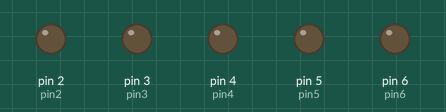
Bench run of a sketch on a simulated Arduino Uno, built with avr-gcc and run on an emulated ATmega328P. Parts: output pins drawn as LEDs (lit = HIGH).

Above: at 0.1 s.
At 4.1 s:
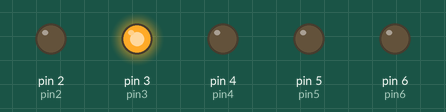
At 9.1 s:
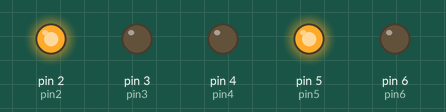
At 19.1 s:
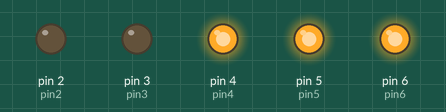
At 29.1 s:
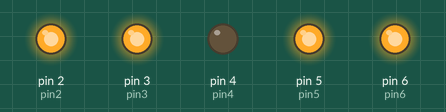
At 39.1 s:
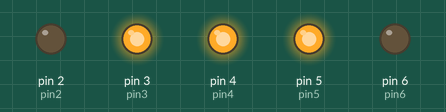
Timing chart, 0 to 40.0 s (numbered marks = the images above):
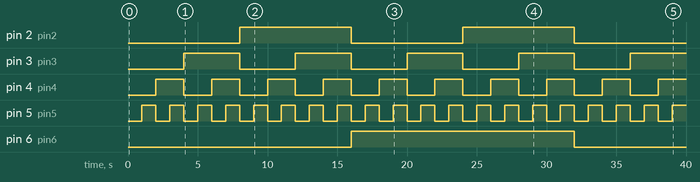

The sketch:

binary_counter_5bit.ino
```cpp
int pin2=2;
int pin3=3;
int pin4=4;
int pin5=5;
int pin6=6;
int pause=1000;

void setup() {
  // put your setup code here, to run once:
pinMode(pin2,OUTPUT);
pinMode(pin3,OUTPUT);
pinMode(pin4,OUTPUT);
pinMode(pin5,OUTPUT);
pinMode(pin6,OUTPUT);
}

void loop() {
  // put your main code here, to run repeatedly:

//00
digitalWrite(pin2,LOW);
digitalWrite(pin3,LOW);
digitalWrite(pin4,LOW);
digitalWrite(pin5,LOW);
digitalWrite(pin6,LOW);
delay(pause);

//01
digitalWrite(pin2,LOW);
digitalWrite(pin3,LOW);
digitalWrite(pin4,LOW);
digitalWrite(pin5,HIGH);
digitalWrite(pin6,LOW);
delay(pause);

//02
digitalWrite(pin2,LOW);
digitalWrite(pin3,LOW);
digitalWrite(pin4,HIGH);
digitalWrite(pin5,LOW);
digitalWrite(pin6,LOW);
delay(pause);

//03
digitalWrite(pin2,LOW);
digitalWrite(pin3,LOW);
digitalWrite(pin4,HIGH);
digitalWrite(pin5,HIGH);
digitalWrite(pin6,LOW);
delay(pause);

//04
digitalWrite(pin2,LOW);
digitalWrite(pin3,HIGH);
digitalWrite(pin4,LOW);
digitalWrite(pin5,LOW);
digitalWrite(pin6,LOW);
delay(pause);

//05
digitalWrite(pin2,LOW);
digitalWrite(pin3,HIGH);
digitalWrite(pin4,LOW);
digitalWrite(pin5,HIGH);
digitalWrite(pin6,LOW);
delay(pause);

//06
digitalWrite(pin2,LOW);
digitalWrite(pin3,HIGH);
digitalWrite(pin4,HIGH);
digitalWrite(pin5,LOW);
digitalWrite(pin6,LOW);
delay(pause);

//07
digitalWrite(pin2,LOW);
digitalWrite(pin3,HIGH);
digitalWrite(pin4,HIGH);
digitalWrite(pin5,HIGH);
digitalWrite(pin6,LOW);
delay(pause);

//08
digitalWrite(pin2,HIGH);
digitalWrite(pin3,LOW);
digitalWrite(pin4,LOW);
digitalWrite(pin5,LOW);
digitalWrite(pin6,LOW);
delay(pause);

//09
digitalWrite(pin2,HIGH);
digitalWrite(pin3,LOW);
digitalWrite(pin4,LOW);
digitalWrite(pin5,HIGH);
digitalWrite(pin6,LOW);
delay(pause);

//10
digitalWrite(pin2,HIGH);
digitalWrite(pin3,LOW);
digitalWrite(pin4,HIGH);
digitalWrite(pin5,LOW);
digitalWrite(pin6,LOW);
delay(pause);

//11
digitalWrite(pin2,HIGH);
digitalWrite(pin3,LOW);
digitalWrite(pin4,HIGH);
digitalWrite(pin5,HIGH);
digitalWrite(pin6,LOW);
delay(pause);

//12
digitalWrite(pin2,HIGH);
digitalWrite(pin3,HIGH);
digitalWrite(pin4,LOW);
digitalWrite(pin5,LOW);
digitalWrite(pin6,LOW);
delay(pause);

//13
digitalWrite(pin2,HIGH);
digitalWrite(pin3,HIGH);
digitalWrite(pin4,LOW);
digitalWrite(pin5,HIGH);
digitalWrite(pin6,LOW);
delay(pause);

//14
digitalWrite(pin2,HIGH);
digitalWrite(pin3,HIGH);
digitalWrite(pin4,HIGH);
digitalWrite(pin5,LOW);
digitalWrite(pin6,LOW);
delay(pause);

//15
digitalWrite(pin2,HIGH);
digitalWrite(pin3,HIGH);
digitalWrite(pin4,HIGH);
digitalWrite(pin5,HIGH);
digitalWrite(pin6,LOW);
delay(pause);

//16
digitalWrite(pin2,LOW);
digitalWrite(pin3,LOW);
digitalWrite(pin4,LOW);
digitalWrite(pin5,LOW);
digitalWrite(pin6,HIGH);
delay(pause);


//17
digitalWrite(pin2,LOW);
digitalWrite(pin3,LOW);
digitalWrite(pin4,LOW);
digitalWrite(pin5,HIGH);
digitalWrite(pin6,HIGH);
delay(pause);

//18
digitalWrite(pin2,LOW);
digitalWrite(pin3,LOW);
digitalWrite(pin4,HIGH);
digitalWrite(pin5,LOW);
digitalWrite(pin6,HIGH);
delay(pause);

//19
digitalWrite(pin2,LOW);
digitalWrite(pin3,LOW);
digitalWrite(pin4,HIGH);
digitalWrite(pin5,HIGH);
digitalWrite(pin6,HIGH);
delay(pause);

//20
digitalWrite(pin2,LOW);
digitalWrite(pin3,HIGH);
digitalWrite(pin4,LOW);
digitalWrite(pin5,LOW);
digitalWrite(pin6,HIGH);
delay(pause);

//21
digitalWrite(pin2,LOW);
digitalWrite(pin3,HIGH);
digitalWrite(pin4,LOW);
digitalWrite(pin5,HIGH);
digitalWrite(pin6,HIGH);
delay(pause);

//22
digitalWrite(pin2,LOW);
digitalWrite(pin3,HIGH);
digitalWrite(pin4,HIGH);
digitalWrite(pin5,LOW);
digitalWrite(pin6,HIGH);
delay(pause);

//23
digitalWrite(pin2,LOW);
digitalWrite(pin3,HIGH);
digitalWrite(pin4,HIGH);
digitalWrite(pin5,HIGH);
digitalWrite(pin6,HIGH);
delay(pause);

//24
digitalWrite(pin2,HIGH);
digitalWrite(pin3,LOW);
digitalWrite(pin4,LOW);
digitalWrite(pin5,LOW);
digitalWrite(pin6,HIGH);
delay(pause);

//25
digitalWrite(pin2,HIGH);
digitalWrite(pin3,LOW);
digitalWrite(pin4,LOW);
digitalWrite(pin5,HIGH);
digitalWrite(pin6,HIGH);
delay(pause);

//26
digitalWrite(pin2,HIGH);
digitalWrite(pin3,LOW);
digitalWrite(pin4,HIGH);
digitalWrite(pin5,LOW);
digitalWrite(pin6,HIGH);
delay(pause);

//27
digitalWrite(pin2,HIGH);
digitalWrite(pin3,LOW);
digitalWrite(pin4,HIGH);
digitalWrite(pin5,HIGH);
digitalWrite(pin6,HIGH);
delay(pause);

//28
digitalWrite(pin2,HIGH);
digitalWrite(pin3,HIGH);
digitalWrite(pin4,LOW);
digitalWrite(pin5,LOW);
digitalWrite(pin6,HIGH);
delay(pause);

//29
digitalWrite(pin2,HIGH);
digitalWrite(pin3,HIGH);
digitalWrite(pin4,LOW);
digitalWrite(pin5,HIGH);
digitalWrite(pin6,HIGH);
delay(pause);

//30
digitalWrite(pin2,HIGH);
digitalWrite(pin3,HIGH);
digitalWrite(pin4,HIGH);
digitalWrite(pin5,LOW);
digitalWrite(pin6,HIGH);
delay(pause);

//31
digitalWrite(pin2,HIGH);
digitalWrite(pin3,HIGH);
digitalWrite(pin4,HIGH);
digitalWrite(pin5,HIGH);
digitalWrite(pin6,HIGH);
delay(pause);
}
```

Measured:
- by itself, pin 2 (pin2): alternates HIGH for 8.0 s and LOW for 8.0 s
- by itself, pin 3 (pin3): alternates HIGH for 4.0 s and LOW for 4.0 s
- by itself, pin 4 (pin4): alternates HIGH for 2.0 s and LOW for 2.0 s
- by itself, pin 5 (pin5): alternates HIGH for 1.0 s and LOW for 1.0 s
- by itself, pin 6 (pin6): LOW → HIGH at 16.0 s, → LOW 16.0 s later
